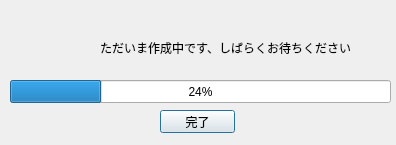
<?xml version="1.0" encoding="UTF-8"?>
<ui version="4.0">
 <class>Dialog_finish</class>
 <widget class="QDialog" name="Dialog_finish">
  <property name="geometry">
   <rect>
    <x>0</x>
    <y>0</y>
    <width>396</width>
    <height>145</height>
   </rect>
  </property>
  <property name="windowTitle">
   <string>作成中</string>
  </property>
  <widget class="QProgressBar" name="progressBar">
   <property name="geometry">
    <rect>
     <x>10</x>
     <y>80</y>
     <width>381</width>
     <height>23</height>
    </rect>
   </property>
   <property name="value">
    <number>24</number>
   </property>
  </widget>
  <widget class="QLabel" name="label_finish">
   <property name="geometry">
    <rect>
     <x>100</x>
     <y>40</y>
     <width>251</width>
     <height>16</height>
    </rect>
   </property>
   <property name="text">
    <string>ただいま作成中です、しばらくお待ちください。</string>
   </property>
  </widget>
  <widget class="QPushButton" name="btn_finish">
   <property name="geometry">
    <rect>
     <x>160</x>
     <y>110</y>
     <width>75</width>
     <height>23</height>
    </rect>
   </property>
   <property name="text">
    <string>完了</string>
   </property>
  </widget>
  <widget class="QLabel" name="label_pic_finish">
   <property name="geometry">
    <rect>
     <x>20</x>
     <y>10</y>
     <width>61</width>
     <height>61</height>
    </rect>
   </property>
   <property name="text">
    <string/>
   </property>
  </widget>
 </widget>
 <resources/>
 <connections/>
</ui>
